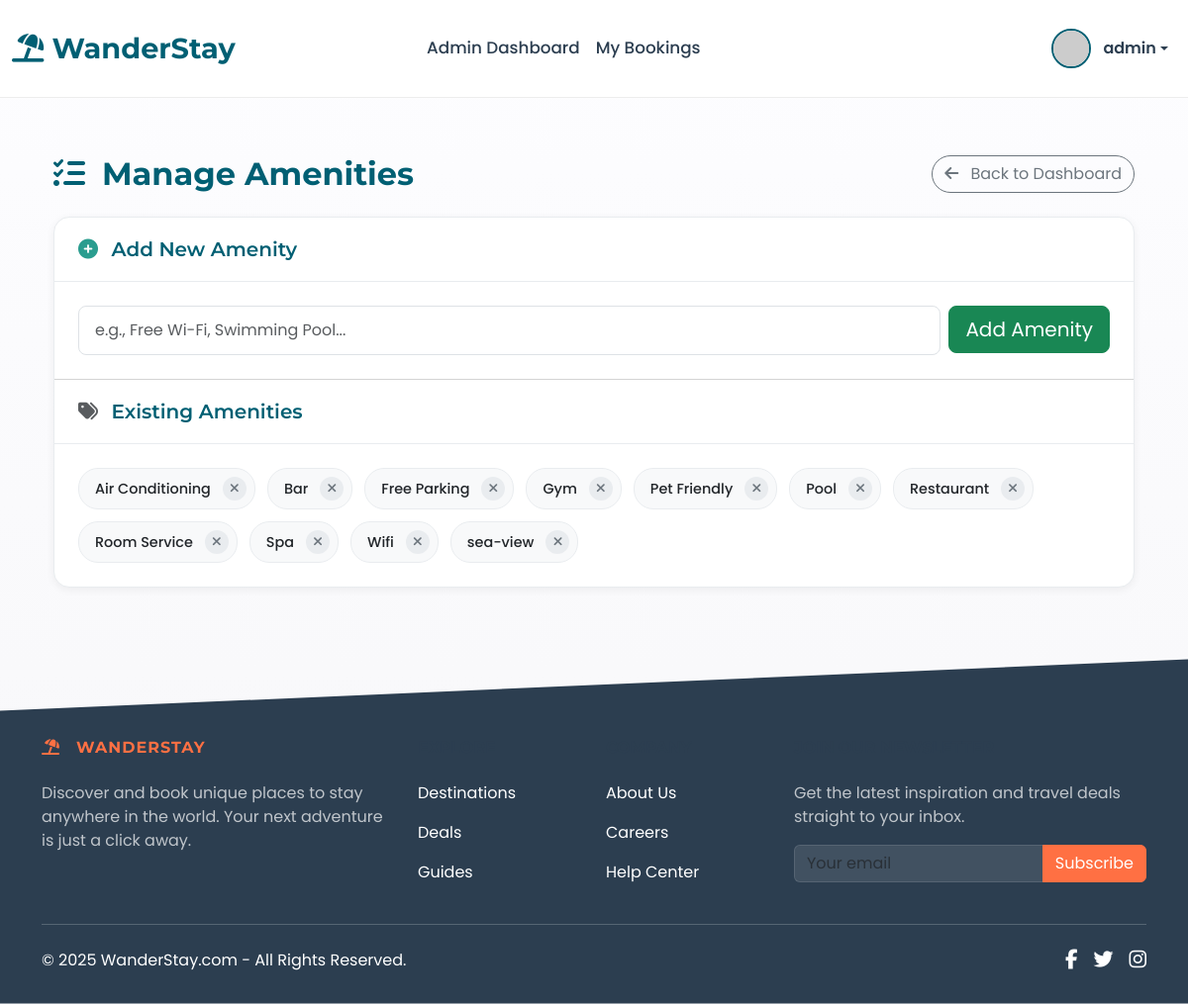
The page /admin/amenities (signed in) on the database its author committed.
### app.py (models this page shows, shortened)
class User(UserMixin, db.Model):
    id = db.Column(db.Integer, primary_key=True)
    username = db.Column(db.String(80), unique=True, nullable=False)
    email = db.Column(db.String(120), unique=True, nullable=False)
    password_hash = db.Column(db.String(200), nullable=False)
    role = db.Column(db.String(20), nullable=False, default='user')
    is_active = db.Column(db.Boolean, default=True, nullable=False)
    created_at = db.Column(db.DateTime, default=datetime.utcnow)
    hotels_owned = db.relationship('Hotel', backref='owner_user', lazy=True, foreign_keys='Hotel.owner_id', cascade="all, delete-orphan")
    bookings = db.relationship('Booking', backref='booker', lazy=True, foreign_keys='Booking.user_id', cascade="all, delete-orphan")
    wishlist_items = db.relationship('Wishlist', backref='user', lazy='dynamic', cascade='all, delete-orphan')
    audit_logs = db.relationship('AuditLog', backref='actor', lazy=True, foreign_keys='AuditLog.user_id')
    hotels = db.relationship('Hotel', back_populates='owner', lazy=True, cascade="all, delete-orphan")

class Amenity(db.Model):
    id = db.Column(db.Integer, primary_key=True)
    name = db.Column(db.String(50), unique=True, nullable=False)

### app.py (the view, shortened to what this page needs)
@app.route('/admin/amenities', methods=['GET', 'POST'])
@role_required('admin')
def manage_amenities():
    amenities = Amenity.query.order_by(Amenity.name).all()
    return render_template('admin_manage_amenities.html', amenities=amenities)

### app.py (called while the page is built)
@login_manager.user_loader
def load_user(user_id):
    user = User.query.get(int(user_id))
    if user and user.is_active:
        return user
    return None

def role_required(role_name):
    def decorator(f):
        @wraps(f)
        @login_required
        def decorated_function(*args, **kwargs):
            roles = role_name if isinstance(role_name, list) else [role_name]
            if current_user.role not in roles:
                flash(f"Access Denied: You need one of the following roles: {', '.join(roles)}.", "danger")
                return redirect(url_for('index'))
            return f(*args, **kwargs)
        return decorated_function
    return decorator

@app.context_processor
def utility_processor():
    def is_hotel_in_wishlist(hotel_id):
        if current_user.is_authenticated:
            return Wishlist.query.filter_by(user_id=current_user.id, hotel_id=hotel_id).first() is not None
        return False
    return dict(is_hotel_in_wishlist=is_hotel_in_wishlist)

### templates/admin_manage_amenities.html (shortened to what this page needs)
{% extends "base.html" %}
{% block content %}
<div class="container my-5">
    <div class="d-flex justify-content-between align-items-center mb-4 page-header">
        <h2 class="mb-0"><i class="fas fa-list-check me-2"></i> Manage Amenities</h2>
        <a href="{{ url_for('admin_dashboard') }}" class="btn btn-outline-secondary rounded-pill"><i class="fas fa-arrow-left me-2"></i> Back to Dashboard</a>
    </div>
    <div class="content-card">
        <div class="content-card-header">
            <h5><i class="fas fa-plus-circle me-2" style="color: var(--success-color);"></i> Add New Amenity</h5>
        </div>
        <div class="content-card-body">
            <form method="POST" action="{{ url_for('manage_amenities') }}" class="add-amenity-form">
                <div class="row g-2">
                    <div class="col">
                        <input type="text" class="form-control" id="name" name="name" placeholder="e.g., Free Wi-Fi, Swimming Pool..." required>
                    </div>
                    <div class="col-auto">
                        <button type="submit" class="btn btn-success btn-lg">Add Amenity</button>
                    </div>
                </div>
            </form>
        </div>
        <hr class="m-0">
        <div class="content-card-header">
            <h5><i class="fas fa-tags me-2 text-muted"></i> Existing Amenities</h5>
        </div>
        <div class="content-card-body">
            <div class="amenity-tags-container">
                {% if amenities %}
                    {% for amenity in amenities %}
                    <div class="amenity-tag" style="animation-delay: {{ loop.index0 * 50 }}ms;">
                        <span>{{ amenity.name }}</span>
                        <form action="{{ url_for('delete_amenity', amenity_id=amenity.id) }}" method="POST" onsubmit="return confirm('Are you sure you want to delete this amenity? It will be removed from all hotels.');" class="d-inline">
                            <button type="submit" class="delete-amenity-btn" title="Delete Amenity">
                                <i class="fas fa-times"></i>
                            </button>
                        </form>
                    </div>
                    {% endfor %}
                {% else %}
                    <div class="text-center w-100 p-4">
                        <p class="text-muted">No amenities have been added yet. Use the form above to get started.</p>
                    </div>
                {% endif %}
            </div>
        </div>
    </div>
</div>
{% endblock %}

### templates/base.html (shortened to what this page needs)
<!DOCTYPE html>
<html lang="en">
<head>
    <link href="https://cdn.jsdelivr.net/npm/bootstrap@5.3.2/dist/css/bootstrap.min.css" rel="stylesheet">
    <link rel="stylesheet" href="https://cdnjs.cloudflare.com/ajax/libs/font-awesome/6.4.2/css/all.min.css" />
    <link rel="stylesheet" href="https://unpkg.com/leaflet@1.9.4/dist/leaflet.css"/>
</head>
<body class="d-flex flex-column min-vh-100">
    <nav class="navbar navbar-expand-lg fixed-top py-3" style="background-color: rgba(255, 255, 255, 0.85); backdrop-filter: blur(12px); -webkit-backdrop-filter: blur(12px); border-bottom: 1px solid rgba(0, 0, 0, 0.07);">
        <div class="container-fluid">
            <a class="navbar-brand" href="{{ url_for('index') }}" style="font-weight: 700; color: var(--primary-color); font-size: 1.8rem; text-decoration: none;">
                <i class="fas fa-umbrella-beach"></i> WanderStay
            </a>
            <div class="collapse navbar-collapse" id="navbarNav">
                <ul class="navbar-nav mx-auto mb-2 mb-lg-0" style="font-size: 1.05rem;">
                    {% include 'partials/_nav_links.html' %}
                </ul>
                <ul class="navbar-nav ms-auto mb-2 mb-lg-0 align-items-center">
                    {% if current_user.is_authenticated %}
                        <li class="nav-item dropdown">
                            <a class="nav-link dropdown-toggle d-flex align-items-center" href="#" id="navbarUserDropdown" role="button" data-bs-toggle="dropdown" aria-expanded="false" style="color: var(--text-color-dark);">
                                <img src="https://i.pravatar.cc/40?u={{ current_user.id }}" alt="User" style="width: 40px; height: 40px; border-radius: 50%; margin-right: 12px; border: 2px solid var(--primary-color);">
                                <span style="font-weight: 600;">{{ current_user.username }}</span>
                            </a>
                        </li>
                    {% endif %}
                </ul>
            </div>
        </div>
    </nav>
    <main class="flex-grow-1">
        {% block content_container %}
        <div class="container py-4">
            {% block content %}{% endblock %}
        </div>
        {% endblock %}
    </main>
    <footer class="mt-auto text-white" style="background-color: var(--text-color-dark); padding: 5rem 0 2rem 0; clip-path: polygon(0 15%, 100% 0, 100% 100%, 0% 100%);">
        <div class="container text-center text-md-start">
            <div class="row gy-4">
                <div class="col-lg-4 col-md-6">
                    <h6 class="text-uppercase fw-bold mb-4" style="font-family: 'Montserrat', sans-serif; color: var(--accent-color); letter-spacing: 1px;">
                        <i class="fas fa-umbrella-beach me-3"></i>WanderStay
                    </h6>
                    <p style="color: rgba(255,255,255,0.7);">
                        Discover and book unique places to stay anywhere in the world. Your next adventure is just a click away.
                    </p>
                </div>
                <div class="col-lg-2 col-md-6">
                    <h6 class="text-uppercase fw-bold mb-4">Explore</h6>
                    <p><a href="#!" class="text-reset" style="text-decoration: none; transition: color 0.2s ease;">Destinations</a></p>
                    <p><a href="#!" class="text-reset" style="text-decoration: none; transition: color 0.2s ease;">Deals</a></p>
                    <p><a href="#!" class="text-reset" style="text-decoration: none; transition: color 0.2s ease;">Guides</a></p>
                </div>
                <div class="col-lg-2 col-md-6">
                    <h6 class="text-uppercase fw-bold mb-4">Company</h6>
                    <p><a href="#!" class="text-reset" style="text-decoration: none; transition: color 0.2s ease;">About Us</a></p>
                    <p><a href="#!" class="text-reset" style="text-decoration: none; transition: color 0.2s ease;">Careers</a></p>
                    <p><a href="#!" class="text-reset" style="text-decoration: none; transition: color 0.2s ease;">Help Center</a></p>
                </div>
                <div class="col-lg-4 col-md-6">
                    <h6 class="text-uppercase fw-bold mb-4">Join Our Newsletter</h6>
                    <p style="color: rgba(255,255,255,0.7);">Get the latest inspiration and travel deals straight to your inbox.</p>
                    <div class="input-group mb-3">
                        <input type="text" class="form-control" placeholder="Your email" style="background-color: rgba(255,255,255,0.1); border: 1px solid rgba(255,255,255,0.2); color: white;">
                        <button class="btn" type="button" style="background-color: var(--accent-color); color: white; border-color: var(--accent-color);">Subscribe</button>
                    </div>
                </div>
            </div>
            <div class="d-flex justify-content-between align-items-center pt-4 mt-4" style="border-top: 1px solid rgba(255,255,255,0.2);">
                <p class="mb-0">© <span id="currentYear"></span> WanderStay.com - All Rights Reserved.</p>
                <div class="d-flex">
                    <a href="" class="me-3 text-reset"><i class="fab fa-facebook-f fa-lg"></i></a>
                    <a href="" class="me-3 text-reset"><i class="fab fa-twitter fa-lg"></i></a>
                    <a href="" class="text-reset"><i class="fab fa-instagram fa-lg"></i></a>
                </div>
            </div>
        </div>
    </footer>
</body>
</html>

### templates/base.html (style rules this page uses)
:root { --primary-color: #00796B; --accent-color: #FF7043; --text-color-dark: #2c3e50; --text-color-light: #555; --background-light: #fdfdff; --background-soft: #f8f9fa; }
body { padding-top: 85px; font-family: 'Open Sans', sans-serif; background: linear-gradient(180deg, var(--background-light) 0%, #f7f7f9 100%); color: var(--text-color-light); }
h1, h2, h3, h4, h5, h6, .navbar-brand { font-family: 'Montserrat', sans-serif; color: var(--text-color-dark); }
.navbar .nav-link { font-weight: 500; color: var(--text-color-dark); transition: color 0.3s ease; position: relative; padding: 0.8rem 1rem; }

### templates/admin_manage_amenities.html (style rules this page uses)
:root { --primary-color: #005f73; --success-color: #2a9d8f; --danger-color: #ae2012; --bg-body: #f4f7f9; --bg-card: #ffffff; --bg-light: #f8f9fa; --text-dark: #212529; --text-light: #6c757d; --border-color: #e9ecef; --shadow-sm: 0 2px 8px rgba(0,0,0,0.06); --shadow-md: 0 4px 16px rgba(0,0,0,0.08); }
body { background-color: var(--bg-body); font-family: 'Poppins', sans-serif; }
.page-header h2 { color: var(--primary-color); font-weight: 700; }
.content-card { background-color: var(--bg-card); border: 1px solid var(--border-color); border-radius: 16px; box-shadow: var(--shadow-sm); }
.content-card-header { padding: 1.25rem 1.5rem; border-bottom: 1px solid var(--border-color); }
.content-card-header h5 { font-weight: 600; color: var(--primary-color); margin: 0; }
.content-card-body { padding: 1.5rem; }
.add-amenity-form .form-control { border-radius: 8px; padding: 0.75rem 1rem; }
.amenity-tags-container { display: flex; flex-wrap: wrap; gap: 0.75rem; }
.amenity-tag { display: inline-flex; align-items: center; gap: 0.75rem; background-color: var(--bg-light); color: var(--text-dark); padding: 0.5rem 0.5rem 0.5rem 1rem; border-radius: 20px; font-weight: 500; font-size: 0.9rem; border: 1px solid var(--border-color); transition: box-shadow 0.2s; animation: fadeIn 0.5s ease-out forwards; opacity: 0; }
.delete-amenity-btn { background-color: #e9ecef; border: none; border-radius: 50%; width: 24px; height: 24px; display: inline-flex; align-items: center; justify-content: center; color: var(--text-light); font-size: 0.8rem; padding: 0; transition: background-color 0.2s, color 0.2s; }

### rows shown on the page
User: username "admin"
Amenity: name "Air Conditioning"
Amenity: name "Bar"
Amenity: name "Free Parking"
Amenity: name "Gym"
Amenity: name "Pet Friendly"
Amenity: name "Pool"
Amenity: name "Restaurant"
Amenity: name "Room Service"
Amenity: name "Spa"
Amenity: name "Wifi"
Amenity: name "sea-view"
